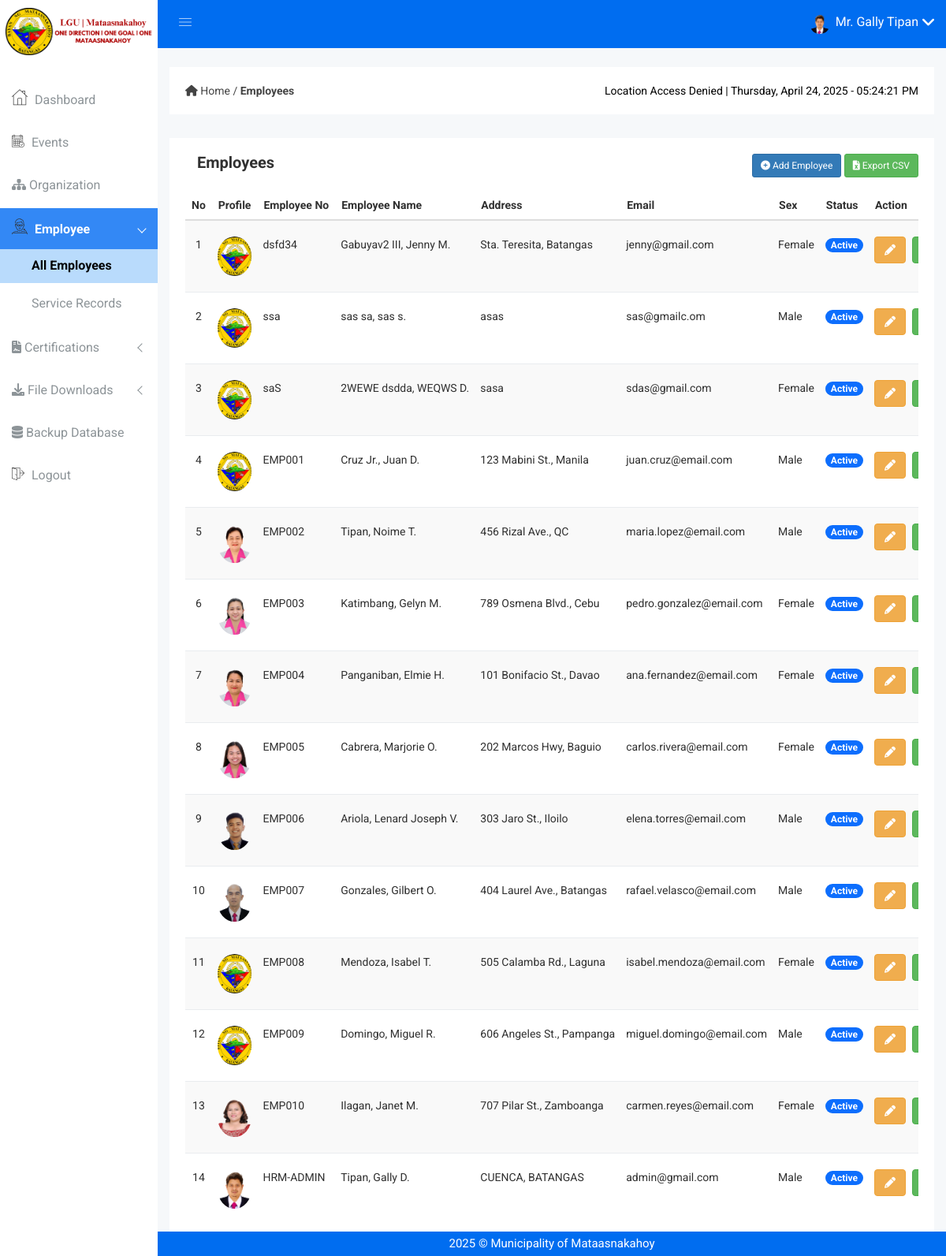
/all-employees.php (signed in), run on the app's committed database.
### tables this page shows
CREATE TABLE IF NOT EXISTS `employee` (
  `employee_no` varchar(100) NOT NULL,
  `firstname` varchar(50) NOT NULL,
  `middlename` varchar(50) DEFAULT NULL,
  `lastname` varchar(50) NOT NULL,
  `name_extension` varchar(10) DEFAULT NULL,
  `dob` date NOT NULL,
  `pob` varchar(255) NOT NULL,
  `sex` enum('Male','Female') NOT NULL,
  `civil_status` varchar(255) DEFAULT NULL,
  `address` text NOT NULL,
  `blood_type` enum('A+','A-','B+','B-','AB+','AB-','O+','O-','Unknown') DEFAULT 'Unknown',
  `mobile_no` bigint DEFAULT NULL,
  `email_address` varchar(100) NOT NULL,
  `image` varchar(255) DEFAULT NULL,
  `designation` varchar(255) NOT NULL,
  `role` varchar(255) NOT NULL,
  `account_status` tinyint(1) NOT NULL DEFAULT '1',
  `hr_staff` tinyint(1) NOT NULL DEFAULT '0',
  `created_at` timestamp NOT NULL DEFAULT CURRENT_TIMESTAMP,
  `updated_at` timestamp NOT NULL DEFAULT CURRENT_TIMESTAMP ON UPDATE CURRENT_TIMESTAMP,
  PRIMARY KEY (`employee_no`),
  UNIQUE KEY `email_address` (`email_address`)
);

CREATE TABLE IF NOT EXISTS `government_info` (
  `id` int NOT NULL AUTO_INCREMENT,
  `employee_no` varchar(100) NOT NULL,
  `gsis_no` varchar(20) NOT NULL,
  `pag_ibig_no` varchar(20) NOT NULL,
  `philhealth_no` varchar(20) NOT NULL,
  `sss_no` varchar(20) NOT NULL,
  `tin_no` varchar(20) NOT NULL,
  `created_at` timestamp NOT NULL DEFAULT CURRENT_TIMESTAMP,
  `updated_at` timestamp NOT NULL DEFAULT CURRENT_TIMESTAMP ON UPDATE CURRENT_TIMESTAMP,
  PRIMARY KEY (`id`),
  UNIQUE KEY `gsis_no` (`gsis_no`),
  UNIQUE KEY `pag_ibig_no` (`pag_ibig_no`),
  UNIQUE KEY `philhealth_no` (`philhealth_no`),
  UNIQUE KEY `sss_no` (`sss_no`),
  UNIQUE KEY `tin_no` (`tin_no`),
  KEY `employee_no` (`employee_no`)
);

### all-employees.php (the view, shortened to what the rows shown need)
<?php
include 'emailnotif.php';
?>
<!DOCTYPE html>
<html class="no-js" lang="en">
<head>
    <link rel="stylesheet" href="css/bootstrap.min.css" />
    <link rel="stylesheet" href="css/font-awesome.min.css" />
    <link rel="stylesheet" href="css/owl.carousel.css" />
    <link rel="stylesheet" href="css/owl.theme.css" />
    <link rel="stylesheet" href="css/owl.transitions.css" />
    <link rel="stylesheet" href="css/animate.css" />
    <link rel="stylesheet" href="css/normalize.css" />
    <link rel="stylesheet" href="css/meanmenu.min.css" />
    <link rel="stylesheet" href="css/main.css" />
    <link rel="stylesheet" href="css/educate-custon-icon.css" />
    <link rel="stylesheet" href="css/morrisjs/morris.css" />
    <link rel="stylesheet" href="css/scrollbar/jquery.mCustomScrollbar.min.css" />
    <link rel="stylesheet" href="css/metisMenu/metisMenu.min.css" />
    <link rel="stylesheet" href="css/metisMenu/metisMenu-vertical.css" />
    <link rel="stylesheet" href="style.css" />
    <link rel="stylesheet" href="css/responsive.css" />
    <link rel="stylesheet" href="//cdn.datatables.net/2.1.4/css/dataTables.dataTables.min.css" />
    <link href="https://cdn.jsdelivr.net/npm/sweetalert2@11.12.3/dist/sweetalert2.min.css" rel="stylesheet">
</head>
<body>
    <?php include 'includes/header.php'; ?>
                                                    <link rel="stylesheet"
                                                        href="https://cdnjs.cloudflare.com/ajax/libs/font-awesome/6.0.0-beta3/css/all.min.css">
    <div class="product-status mg-b-15">
        <div class="container-fluid">
            <div class="row">
                <div class="col-lg-12 col-md-12 col-sm-12 col-xs-12">
                    <div class="product-status-wrap drp-lst">
                        <div class="asset-inner" style="margin-top: 5px;">
                            <table id="myTable" class="table table-striped">
                                <thead>
                                    <tr>
                                        <th scope="col">No</th>
                                        <th scope="col">Profile</th>
                                        <th scope="col">Employee No</th>
                                        <th scope="col">Employee Name</th>
                                        <th scope="col">Address</th>
                                        <th scope="col">Email</th>
                                        <th scope="col">Sex</th>
                                        <th scope="col">Status</th>
                                        <th scope="col">Action</th>
                                    </tr>
                                </thead>
                                <tbody>
                                    <?php
                                    $query = "SELECT
    e.employee_no, e.firstname, e.middlename, e.lastname, e.name_extension,
    e.dob, e.pob, e.sex, e.civil_status, e.address, e.mobile_no, e.email_address, e.blood_type, e.image,e.designation, e.role, e.account_status, e.hr_staff,
    g.gsis_no, g.pag_ibig_no, g.philhealth_no, g.tin_no, g.sss_no,
    (SELECT s.salary FROM service_records s WHERE s.employee_no = e.employee_no ORDER BY s.created_at DESC LIMIT 1) AS salary,
    (SELECT s.station_place FROM service_records s WHERE s.employee_no = e.employee_no ORDER BY s.created_at DESC LIMIT 1) AS station_place,
    (SELECT s.branch FROM service_records s WHERE s.employee_no = e.employee_no ORDER BY s.created_at DESC LIMIT 1) AS branch,
    (SELECT s.abs_wo_pay FROM service_records s WHERE s.employee_no = e.employee_no ORDER BY s.created_at DESC LIMIT 1) AS abs_wo_pay,
    (SELECT s.cause_of_separation FROM service_records s WHERE s.employee_no = e.employee_no ORDER BY s.created_at DESC LIMIT 1) AS cause_of_separation
    FROM employee e
    LEFT JOIN government_info g ON e.employee_no = g.employee_no
    WHERE e.account_status = 1
    ORDER BY e.created_at DESC";
                                    $view_data = mysqli_query($con, $query);
                                    $count = 1;
                                    while ($row = mysqli_fetch_assoc($view_data)) {
                                        $employee_no = $row['employee_no'] ?? '';
                                        $firstname = $row['firstname'] ?? '';
                                        $middlename = $row['middlename'] ?? '';
                                        $lastname = $row['lastname'] ?? '';
                                        $name_extension = $row['name_extension'] ?? '';
                                        $sex = $row['sex'] ?? '';
                                        $account_status = $row['account_status'] ?? '';
                                        $address = $row['address'] ?? '';
                                        $email_address = $row['email_address'] ?? '';
                                        $imagePath = $row['image'] ?? '';
                                        $imageUrl = !empty($imagePath) ? 'img/profile/' . $imagePath : 'img/mk-logo.png';
                                        ?>
                                        <tr>
                                            <td style="text-align: center;"><?php echo $count; ?></td>
                                            <td>
                                                <img src="<?php echo htmlspecialchars($imageUrl); ?>" alt=""
                                                    style="height: 50px; width: 50px; border-radius: 50%; object-fit: cover;">
                                            </td>
                                            <td><?php echo htmlspecialchars($employee_no); ?></td>
                                            <td>
                                                <?php
                                                $full_name = $lastname;
                                                if (!empty($name_extension)) {
                                                    $full_name .= ' ' . $name_extension;
                                                }
                                                $full_name .= ', ' . $firstname;
                                                if (!empty($middlename)) {
                                                    $full_name .= ' ' . substr($middlename, 0, 1) . '.';
                                                }
                                                echo htmlspecialchars($full_name);
                                                ?>
                                            </td>
                                            <td><?php echo htmlspecialchars($address); ?></td>
                                            <td><?php echo htmlspecialchars($email_address); ?></td>
                                            <td><?php echo htmlspecialchars($sex); ?></td>
                                                                                       <td>
                                                <?php if ($account_status == 1): ?>
                                                    <span class="badge bg-primary text-white"
                                                        style="background-color: #0d6efd;">Active</span>
                                                <?php else: ?>
                                                    <span class="badge bg-danger text-white"
                                                        style="background-color: #dc3545;">Not Active</span>
                                                <?php endif; ?>
                                            </td>
                                            <td>
                                                <div style="text-align: center;">
                                                    <button type="button" class="btn btn-warning" data-toggle="modal"
                                                        data-target="#editEmployee<?php echo $employee_no; ?>"
                                                        style="margin-right: 5px;">
                                                        <i class="fa fa-pencil"></i>
                                                    </button>
                                                    <a href="employeedetails.php?employee_no=<?php echo $employee_no; ?>"
                                                        class="btn btn-success" title="View" style="margin-right: 5px;">
                                                    </a>
                                                </div>
                                            </td>
                                        </tr>
                                        <?php $count++;
                                    } ?>
                                </tbody>
                            </table>
                        </div>
                    </div>
                </div>
            </div>
        </div>
    </div>
    <?php include 'includes/footer.php'; ?>

### includes/header.php (shortened to what the rows shown need)
<div class="all-content-wrapper">
    <div class="header-advance-area">
        <div class="header-top-area">
            <div class="container-fluid">
                <div class="row">
                    <div class="col-lg-12 col-md-12 col-sm-12 col-xs-12">
                        <div class="header-top-wraper">
                            <div class="row">
                                <div class="col-lg-5 col-md-5 col-sm-12 col-xs-12">
                                    <div class="header-right-info">
                                        <ul class="nav navbar-nav mai-top-nav header-right-menu">
                                            <li class="nav-item">
                                                <?php
                                                include "dbcon.php";
                                                $user_id = $_SESSION['user_id'];
                                                if (!empty($user_id)) {
                                                    $query = "
                                                        SELECT e.image, e.firstname, e.lastname, e.sex
                                                        FROM employee e
                                                        INNER JOIN admin a ON e.employee_no = a.employee_no
                                                        WHERE a.employee_no = ?
                                                    ";
                                                    $stmt = $con->prepare($query);
                                                    $stmt->bind_param("s", $user_id);
                                                    $stmt->execute();
                                                    $result = $stmt->get_result();
                                                    if ($row = $result->fetch_assoc()) {
                                                        $imagePath = $row['image'];
                                                        $sex = strtolower($row['sex']);
                                                        if ($sex === 'male') {
                                                            $salutation = "Mr.";
                                                        } elseif ($sex === 'female') {
                                                            $salutation = "Ms.";
                                                        } else {
                                                            $salutation = "";
                                                        }
                                                        $user_image = !empty($imagePath) ? 'img/profile/' . $imagePath : 'img/mk-logo.png';
                                                        $user_name = trim("$salutation {$row['firstname']} {$row['lastname']}");
                                                    } else {
                                                        $user_image = 'img/mk-logo.png';
                                                        $user_name = 'Admin';
                                                    }
                                                } else {
                                                    $user_image = 'img/mk-logo.png';
                                                    $user_name = 'Admin';
                                                }
                                                ?>
                                                <a href="#" data-toggle="dropdown" role="button" aria-expanded="false" class="nav-link dropdown-toggle">
                                                    <img src="<?php echo htmlspecialchars($user_image); ?>" alt="User Image" />
                                                    <span class="admin-name"><?php echo htmlspecialchars($user_name); ?></span>
                                                    <i class="fa fa-angle-down edu-icon edu-down-arrow"></i>
                                                </a>
                                            </li>
                                        </ul>
                                    </div>
                                </div>
                            </div>
                        </div>
                    </div>
                </div>
            </div>
        </div>

### data on the page
employee: image (picture), user_name "Mr. Gally Tipan"
government_info: employee_no.employee_no "dsfd34", employee_no.middlename "Gabuyav2 III, Jenny M.", employee_no.address "Sta. Teresita, Batangas", employee_no.email_address "jenny@gmail.com", employee_no.sex "Female"
government_info: employee_no.employee_no "ssa", employee_no.middlename "sas sa, sas s.", employee_no.address "asas", employee_no.email_address "sas@gmailc.om", employee_no.sex "Male"
government_info: employee_no.employee_no "saS", employee_no.middlename "2WEWE dsdda, WEQWS D.", employee_no.address "sasa", employee_no.email_address "sdas@gmail.com", employee_no.sex "Female"
employee: employee_no "EMP001", full_name "Cruz Jr., Juan D.", address "123 Mabini St., Manila", email_address "juan.cruz@email.com", sex "Male", account_status "Active"
employee: image (picture), employee_no "EMP002", full_name "Tipan, Noime T.", address "456 Rizal Ave., QC", email_address "maria.lopez@email.com", sex "Male", account_status "Active"
employee: image (picture), employee_no "EMP003", full_name "Katimbang, Gelyn M.", address "789 Osmena Blvd., Cebu", email_address "pedro.gonzalez@email.com", sex "Female", account_status "Active"
employee: image (picture), employee_no "EMP004", full_name "Panganiban, Elmie H.", address "101 Bonifacio St., Davao", email_address "ana.fernandez@email.com", sex "Female", account_status "Active"
employee: image (picture), employee_no "EMP005", full_name "Cabrera, Marjorie O.", address "202 Marcos Hwy, Baguio", email_address "carlos.rivera@email.com", sex "Female", account_status "Active"
employee: image (picture), employee_no "EMP006", full_name "Ariola, Lenard Joseph V.", address "303 Jaro St., Iloilo", email_address "elena.torres@email.com", sex "Male", account_status "Active"
employee: image (picture), employee_no "EMP007", full_name "Gonzales, Gilbert O.", address "404 Laurel Ave., Batangas", email_address "rafael.velasco@email.com", sex "Male", account_status "Active"
employee: employee_no "EMP008", full_name "Mendoza, Isabel T.", address "505 Calamba Rd., Laguna", email_address "isabel.mendoza@email.com", sex "Female", account_status "Active"
employee: employee_no "EMP009", full_name "Domingo, Miguel R.", address "606 Angeles St., Pampanga", email_address "miguel.domingo@email.com", sex "Male", account_status "Active"
employee: image (picture), employee_no "EMP010", full_name "Ilagan, Janet M.", address "707 Pilar St., Zamboanga", email_address "carmen.reyes@email.com", sex "Female", account_status "Active"
government_info: employee_no.image (picture), employee_no.employee_no "HRM-ADMIN", employee_no.middlename "Tipan, Gally D.", employee_no.address "CUENCA, BATANGAS", employee_no.email_address "admin@gmail.com", employee_no.sex "Male"
